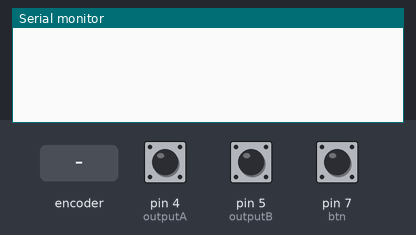
A sketch run on a simulated Arduino Uno, built with avr-gcc and run on an emulated ATmega328P. Shown: the last lines printed to the serial monitor. The inputs (shaded band) are chosen by the test bench; at power-on: pin 7 (btn) HIGH, pin 4 (outputA) HIGH, pin 5 (outputB) HIGH.

Above: at 1.2 s.
1.3 s: rotary encoder on pin 4 (outputA) / pin 5 (outputB) turned 1 step (first pin leading)
At 2.6 s:
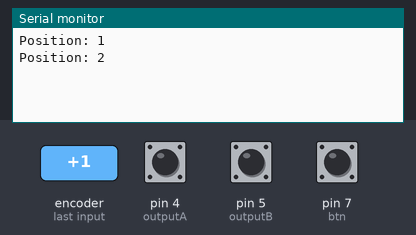
3.0 s: pin 7 (btn) pulled LOW for 0.15 s
At 5.2 s:
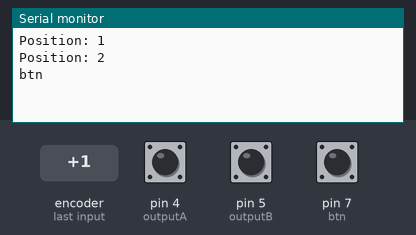
5.5 s: rotary encoder on pin 4 (outputA) / pin 5 (outputB) turned 1 step (first pin leading)
At 7.1 s:
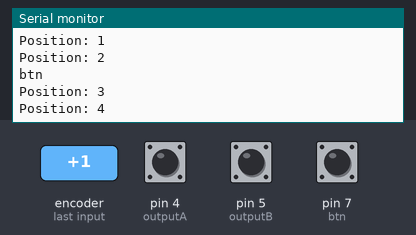
Timing chart, 0 to 8.6 s (numbered marks = the images above; inputs shaded):
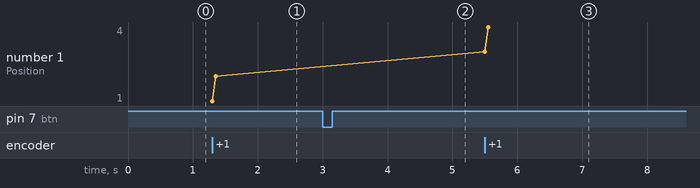

The sketch:

Rotary_encoder_with_btn.ino
```cpp
#define outputA 4
#define outputB 5
#define btn 7

int counter = 0;
int aState;
int aLastState;
int press = false;

void setup() {
  pinMode (outputA,INPUT);
  pinMode (outputB,INPUT);
  pinMode(btn,INPUT_PULLUP);

  Serial.begin (9600);
  // Reads the initial state of the outputA
  aLastState = digitalRead(outputA);
}

void loop() {

  int btnState = digitalRead(btn); // Read the state of the button

  // Check if the button is pressed (LOW state)
  if (btnState == LOW) {
    press = true;
    delay(1000);
    Serial.println("btn");
  } else {
    // Button is not pressed, do something else
  }

  aState = digitalRead(outputA); // Reads the "current" state of the outputA
  // If the previous and the current state of the outputA are different, that means a Pulse has occured
  if (aState != aLastState){
    // If the outputB state is different to the outputA state, that means the encoder is rotating clockwise
    if (digitalRead(outputB) != aState) {
      counter ++;
    } else {
      counter --;
    }
    Serial.print("Position: ");
    Serial.println(counter);
  }
  aLastState = aState; // Updates the previous state of the outputA with the current state
}
```

Measured:
- after the input at 1.3 s, the serial monitor: prints a new line at once (image 1)
- after the input at 3.0 s, the serial monitor: prints a new line after 1.0 s (image 2)
- after the input at 5.5 s, the serial monitor: prints a new line at once (image 3)
- plotted number 1: 2 → 4 after the input at 5.5 s
